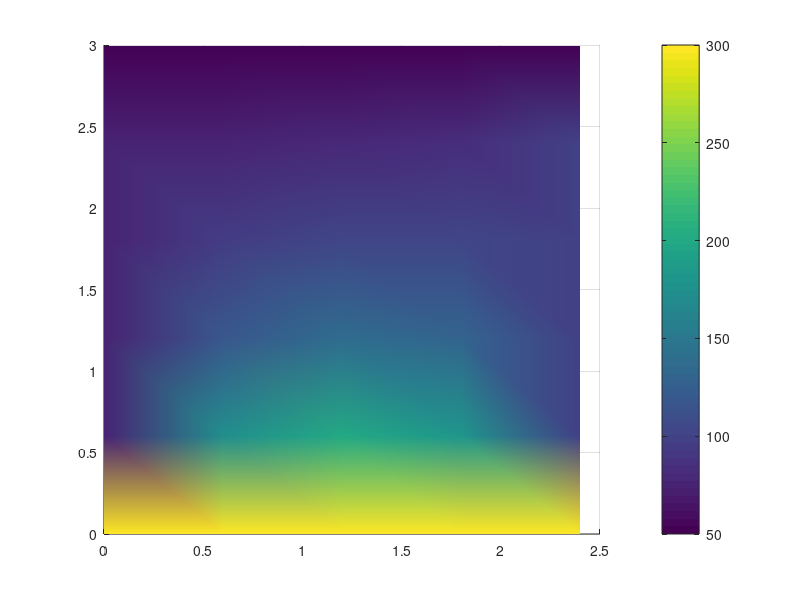

Reproduce this figure in MATLAB.
clc
clear all

l   = 2.4;
w   = 3.0;
T_L = 75.0;
T_R = 100.0;
T_T = 300.0;
T_B = 50.0;

dx  = 0.6;
dy  = 0.6;

m = l/dx;
n = w/dy;

A = zeros((n-1)*(n-1), (m-1)*(n-1));
B = zeros((n-1)*(n-1), 1);
count = 0;

% creating coef matrix
for i = 1:1:(m-1)*(n-1)
    j=i;
    count = count+1;
    A(i,j) = -4;
    if(count~=1)
        A(i,j-1)=1;
    end
    if(count~=n-1)
        A(i,j+1)=1;
    end
    if( (j+n-1) <= ((m-1)*(n-1)) )
        A(i,j+n-1)=1;
    end
    if(j-n+1>0)
        A(i,j-n+1) =1;
    end
    if(count == n-1)
        count =0;
    end
end

count =0;
% creating right side matrix
for i=1:1:m-1
    for j=1:1:n-1
        count= count+1;
        temp1 =0;
        temp2 =0;

        if(i-1==0)
            temp1 = T_L;
        elseif(i+1 == m)
            temp1=T_R;
        end
        
        if(j-1 == 0)
            temp2 = T_T;
        elseif(j+1 ==n)
            temp2= T_B;
        end
        B(count,1) =-(temp1+ temp2);
    end
end

sol =A\B;

count =0;

% Assigning the solution temperatures
for i=1:1:m-1
    for j=1:1:n-1
       count= count+1;
       T_interal (i,j) = sol(count,1);
    end
end
T_interal = transpose(T_interal);

% Creating a matrix with both

for i=1:1:n+1
    for j=1:1:m+1
        if(i==1)
            T(i,j)=T_T;
        elseif(i== n+1)
            T(i,j)=T_B;
        elseif(j== 1)
            T(i,j)=T_L;
        elseif(j== m+1)
            T(i,j)=T_R;
        else
             T(i,j)=0;
        end
    end
end

for i=1:1:n-1
    for j=1:1:m-1
        T(i+1,j+1) = T_interal(i,j);
    end
end

L=0:dx:l;
W=0:dy:w;

figure(1)
h=surf(L,W,T);view(2)
shading interp
grid on
colorbar
